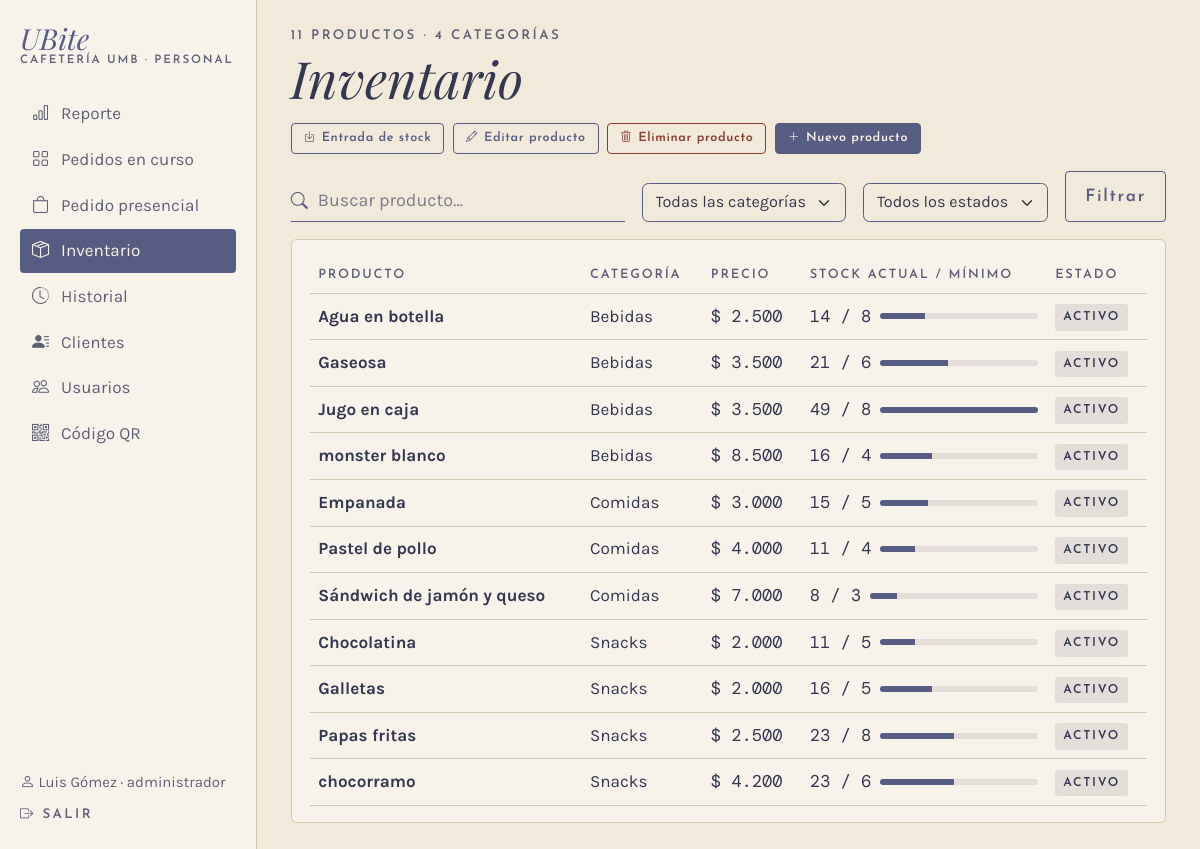
Before: /inventario/ (signed in) with the older database file.
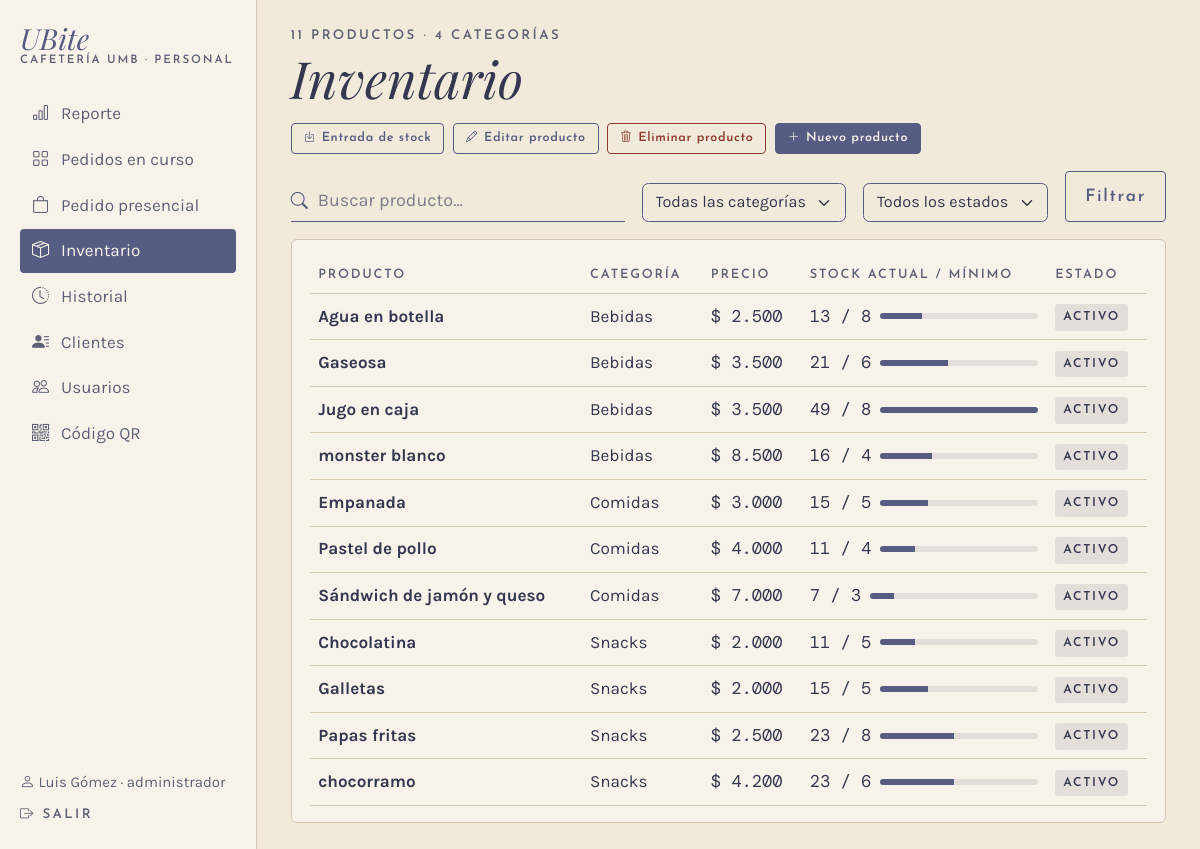
After: the same page with the newer database file.
### app/models.py (models this page shows, shortened)
class Usuario(UserMixin, db.Model):
    __tablename__ = "usuario"
    __table_args__ = (
        db.CheckConstraint("rol IN ('cajero', 'administrador')", name="ck_usuario_rol"),
    )
    id_usuario = db.Column(db.Integer, primary_key=True, autoincrement=True)
    nombre = db.Column(db.Text, nullable=False)
    rol = db.Column(db.Text, nullable=False)
    username = db.Column(db.Text, nullable=False, unique=True)
    password_hash = db.Column(db.Text, nullable=False)
    activo = db.Column(db.Boolean, nullable=False, default=True)
    @property
    def is_active(self):
        return bool(self.activo)

class Producto(db.Model):
    __tablename__ = "producto"
    __table_args__ = (
        db.CheckConstraint("precio > 0", name="ck_producto_precio"),
        db.CheckConstraint("stock_actual >= 0", name="ck_producto_stock"),
        db.CheckConstraint("stock_minimo >= 0", name="ck_producto_minimo"),
    )
    id_producto = db.Column(db.Integer, primary_key=True, autoincrement=True)
    nombre = db.Column(db.Text, nullable=False)
    descripcion = db.Column(db.Text)
    precio = db.Column(db.Float, nullable=False)
    stock_actual = db.Column(db.Integer, nullable=False, default=0)
    stock_minimo = db.Column(db.Integer, nullable=False, default=0)
    activo = db.Column(db.Boolean, nullable=False, default=True)
    id_categoria = db.Column(db.Integer, db.ForeignKey("categoria.id_categoria"), nullable=False)
    categoria = db.relationship("Categoria", back_populates="productos")

class Categoria(db.Model):
    __tablename__ = "categoria"
    id_categoria = db.Column(db.Integer, primary_key=True, autoincrement=True)
    nombre = db.Column(db.Text, nullable=False, unique=True)
    productos = db.relationship("Producto", back_populates="categoria", lazy=True)

### app/routes/inventario.py (the view)
@bp.route("/")
@rol_requerido("cajero", "administrador")
def lista():
    filtros = {"buscar": request.args.get("buscar", "")[:60],
               "categoria": request.args.get("categoria", ""),
               "estado": request.args.get("estado", "")}
    todos = gestion.inventario()
    productos = gestion.inventario(**filtros) if any(filtros.values()) else todos
    bajos = [p for p in todos if p.activo and p.stock_actual <= p.stock_minimo]
    return render_template("inventario/lista.html", productos=productos, bajos=bajos, total=len(todos),
                           filtros=filtros, estado=gestion.estado_producto,
                           categorias=Categoria.query.order_by(Categoria.nombre).all(),
                           tope=max([p.stock_actual for p in todos] + [1]))

### app/__init__.py (called while the page is built)
def pesos(valor):
    return f"{valor:,.0f}".replace(",", ".")

@login_manager.user_loader
def cargar_usuario(id_usuario):
    from .models import Usuario
    u = db.session.get(Usuario, int(id_usuario))
    return u if u is not None and u.activo else None

### app/database.py (called while the page is built)
@event.listens_for(Engine, "begin")
def _iniciar(conexion):
    conexion.exec_driver_sql("BEGIN IMMEDIATE" if _escritura.get() else "BEGIN")

### app/gestion.py (called while the page is built)
def estado_producto(p):
    if not p.activo:
        return "inactivo"
    if p.stock_actual == 0:
        return "agotado"
    if p.stock_actual <= p.stock_minimo:
        return "stock bajo"
    return "activo"

def inventario(buscar="", categoria="", estado=""):
    productos = (Producto.query.join(Categoria)
                 .order_by(Categoria.nombre, Producto.nombre).all())
    buscar = buscar.strip().lower()
    if buscar:
        productos = [p for p in productos if buscar in p.nombre.lower()]
    if categoria:
        productos = [p for p in productos if p.categoria.nombre == categoria]
    if estado:
        productos = [p for p in productos if estado_producto(p) == estado]
    return productos

### app/routes/__init__.py (called while the page is built)
def rol_requerido(*roles):
    def decorador(vista):
        @wraps(vista)
        @login_required
        def envoltura(*args, **kwargs):
            if current_user.rol not in roles:
                abort(403)
            return vista(*args, **kwargs)
        return envoltura
    return decorador

def datos_menu():
    if not current_user.is_authenticated:
        return {}
    from flask import request
    admin = current_user.rol == "administrador"
    seccion = request.endpoint
    if seccion and seccion.startswith("inventario."):
        seccion = "inventario.lista"
    elif seccion in ("admin.usuario", "admin.nuevo_usuario", "admin.editar_usuario", "admin.eliminar_usuario"):
        seccion = "admin.usuarios"
    return {"es_admin": admin, "seccion": seccion,
            "menu_personal": MENU_ADMIN if admin else MENU_CAJERO,
            "menu_inferior": INFERIOR_ADMIN if admin else INFERIOR_CAJERO}

### app/routes/cliente.py (called while the page is built)
@bp.app_context_processor
def datos_carrito():
    carrito = session.get("carrito", {})
    return {"unidades_carrito": sum(carrito.values())}

### app/templates/inventario/lista.html (shortened to what this page needs)
{% extends "caja/_base.html" %}
{% macro chip(p) %}
{% set e = estado(p) %}
<span class="chip {{ 'chip-punteado' if e in ('stock bajo', 'agotado', 'inactivo') }}">{{ e }}</span>
{% endmacro %}
{% block panel %}
<div class="d-flex flex-wrap justify-content-between align-items-end gap-3 mb-3">
  <div>
    <p class="etiqueta mb-1">{{ total }} productos · {{ categorias|length }} categorías</p>
    <h1 class="titulo display-5 mb-0">Inventario</h1>
  </div>
  <div class="d-flex flex-wrap gap-2 acciones-modulo">
    <a class="btn btn-contorno" href="{{ url_for('inventario.entrada') }}"><i class="bi bi-box-arrow-in-down"></i> Entrada de stock</a>
    {% if es_admin %}
    <a class="btn btn-contorno" href="{{ url_for('inventario.editar') }}"><i class="bi bi-pencil"></i> Editar producto</a>
    <a class="btn btn-peligro" href="{{ url_for('inventario.eliminar') }}"><i class="bi bi-trash3"></i> Eliminar producto</a>
    <a class="btn btn-ubite" href="{{ url_for('inventario.producto') }}"><i class="bi bi-plus-lg"></i> Nuevo producto</a>
    {% endif %}
  </div>
</div>
<form method="get" class="d-flex flex-wrap gap-3 align-items-end mb-3" role="search">
  <div class="campo-icono flex-fill buscador"><i class="bi bi-search"></i>
    <input class="form-control linea-campo" name="buscar" value="{{ filtros.buscar }}" maxlength="60"
           placeholder="Buscar producto…" aria-label="Buscar producto">
  </div>
  <select class="form-select selector-categoria" name="categoria" aria-label="Categoría">
    <option value="">Todas las categorías</option>
  </select>
  <select class="form-select selector-categoria" name="estado" aria-label="Estado">
    <option value="">Todos los estados</option>
  </select>
  <button class="btn btn-contorno">Filtrar</button>
</form>
{% if not productos %}
<div class="aviso mb-4">No hay productos que coincidan con la búsqueda.</div>
{% else %}
<div class="tarjeta d-none d-md-block">
  <table class="table tabla-ubite align-middle mb-0">
    <thead><tr><th>Producto</th><th>Categoría</th><th>Precio</th><th>Stock actual / mínimo</th><th>Estado</th></tr></thead>
    <tbody>
    {% for p in productos %}
    <tr class="{{ 'text-body-secondary' if not p.activo }}">
      <td class="fw-bold">{{ p.nombre }}</td>
      <td class="suave">{{ p.categoria.nombre }}</td>
      <td class="mono">$ {{ p.precio|pesos }}</td>
      <td><div class="d-flex align-items-center gap-2">
        <span class="mono text-nowrap">{{ p.stock_actual }} / {{ p.stock_minimo }}</span>
        <div class="medidor flex-fill"><span style="width: {{ p.stock_actual / tope * 100 }}%"></span></div>
      </div></td>
      <td>{{ chip(p) }}</td>
    </tr>
    {% endfor %}
    </tbody>
  </table>
</div>
{% endif %}
{% endblock %}

### app/templates/caja/_base.html (shortened to what this page needs)
{% extends "base.html" %}
{% block clase_main %}{{ 'con-lateral' if es_admin }} container-xl py-4 con-barra-inferior{% endblock %}
{% block encabezado %}
{% if es_admin %}
<aside class="lateral d-none d-lg-flex">
  <a class="marca mb-4" href="{{ url_for('admin.reporte') }}"><span class="nombre">UBite</span><span class="sub">Cafetería UMB · Personal</span></a>
  <nav>
    {% for ruta, texto, icono in menu_personal %}
    <a href="{{ url_for(ruta) }}" class="{{ 'activo' if seccion == ruta }}"><i class="bi {{ icono }}"></i>{{ texto }}</a>
    {% endfor %}
  </nav>
  <div class="mt-auto pt-4 small">
    <div class="suave mb-2"><i class="bi bi-person"></i> {{ current_user.nombre }} · {{ current_user.rol }}</div>
    <a href="{{ url_for('auth.salir') }}" class="etiqueta text-decoration-none"><i class="bi bi-box-arrow-right"></i> Salir</a>
  </div>
</aside>
{% endif %}
{% endblock %}
{% block contenido %}
{% block panel %}{% endblock %}
{% endblock %}

### app/templates/base.html (shortened to what this page needs)
<!DOCTYPE html>
<html lang="es">
<head>
  <link href="{{ url_for('static', filename='vendor/fuentes/fuentes.css') }}" rel="stylesheet">
  <link href="{{ url_for('static', filename='vendor/bootstrap/bootstrap.min.css') }}" rel="stylesheet">
  <link href="{{ url_for('static', filename='vendor/bootstrap-icons/bootstrap-icons.min.css') }}" rel="stylesheet">
  <link href="{{ url_for('static', filename='css/ubite.css') }}" rel="stylesheet">
</head>
<body>
  {% block encabezado %}{% endblock %}
  <main class="{% block clase_main %}container contenedor-movil py-4{% endblock %}">
    {% block contenido %}{% endblock %}
  </main>
</body>
</html>

### app/static/css/ubite.css (style rules this page uses)
:root { --papel: #F1E9DA; --papel-claro: #F8F3EA; --lavado: #E3DEDA; --linea: #D4C8B3; --tinta: #575D82; --tinta-oscura: #33374F; --tinta-suave: #5E6176; --alerta: #8A3B2E; --f-titulo: "Playfair Display", Georgia, serif; --f-etiqueta: "Josefin Sans", Arial, sans-serif; --f-texto: "Karla", Arial, sans-serif; --f-mono: "DM Mono", "Courier New", monospace; --bs-body-bg: var(--papel); --bs-body-color: var(--tinta-oscura); --bs-body-font-family: var(--f-texto); --bs-border-color: var(--linea); --bs-link-color-rgb: 51, 55, 79; --bs-link-hover-color-rgb: 87, 93, 130; }
html { background: var(--papel); font-size: clamp(16px, 0.55vw + 10.5px, 20px); }
body { min-height: 100vh; background: var(--papel); color: var(--tinta-oscura); font-family: var(--f-texto); }
.titulo { font-family: var(--f-titulo); font-style: italic; font-weight: 400; color: var(--tinta-oscura); line-height: 1.1; }
.etiqueta { font-family: var(--f-etiqueta); font-weight: 600; font-size: .78rem; letter-spacing: .18em; text-transform: uppercase; color: var(--tinta-suave); }
.mono { font-family: var(--f-mono); }
.suave { color: var(--tinta-suave); }
.marca { text-decoration: none; display: inline-block; line-height: 1; }
.marca .nombre { font-family: var(--f-titulo); font-style: italic; font-size: 1.7rem; color: var(--tinta); }
.marca .sub { display: block; margin-top: 2px; font-family: var(--f-etiqueta); font-weight: 600; font-size: .68rem; letter-spacing: .16em; text-transform: uppercase; color: var(--tinta-suave); }
.btn { font-family: var(--f-etiqueta); font-weight: 600; letter-spacing: .1em; border-radius: 4px; padding: .7rem 1.1rem; }
.btn-ubite { background: var(--tinta); border: 1px solid var(--tinta); color: var(--papel-claro); }
.btn-contorno { background: transparent; border: 1px solid var(--tinta); color: var(--tinta); }
.btn-peligro { background: transparent; border: 1px solid var(--alerta); color: var(--alerta); }
.acciones-modulo .btn { display: inline-flex; align-items: center; gap: .35rem; font-size: .74rem; letter-spacing: .05em; line-height: 1.2; padding: .38rem .7rem; }
.acciones-modulo .btn i { font-size: .9em; }
.form-control.linea-campo { background: transparent; border: 0; border-bottom: 1px solid var(--tinta); border-radius: 0; padding-left: 0; font-size: 1.05rem; color: var(--tinta-oscura); }
.campo-icono { display: flex; align-items: center; gap: 10px; border-bottom: 1px solid var(--tinta); }
.campo-icono i { color: var(--tinta); }
.campo-icono .linea-campo { border-bottom: 0; }
.form-control::placeholder { color: var(--tinta-suave); opacity: .8; }
.selector-categoria { width: auto; background-color: transparent; border-color: var(--tinta); color: var(--tinta-oscura); font-size: .95rem; }
.buscador { min-width: 14rem; }
.tarjeta { display: block; background: var(--papel-claro); border: 1px solid var(--linea); border-radius: 6px; padding: 16px 18px; }
.chip { display: inline-block; font-family: var(--f-etiqueta); font-weight: 600; font-size: .72rem; letter-spacing: .14em; text-transform: uppercase; background: var(--lavado); color: var(--tinta-oscura); padding: 4px 8px; border-radius: 3px; }
.tabla-ubite { --bs-table-bg: transparent; --bs-table-color: var(--tinta-oscura); }
.tabla-ubite th { font-family: var(--f-etiqueta); font-size: .75rem; letter-spacing: .14em; text-transform: uppercase; color: var(--tinta-suave); font-weight: 600; }
.lateral { position: fixed; top: 0; bottom: 0; left: 0; width: 15rem; z-index: 30; flex-direction: column; padding: 24px 20px; background: var(--papel-claro); border-right: 1px solid var(--linea); overflow-y: auto; }
.lateral nav, .lateral-links { display: flex; flex-direction: column; gap: 2px; }
.lateral nav a, .lateral-links a { display: flex; align-items: center; gap: 12px; padding: 9px 12px; border-radius: 4px; color: var(--tinta-suave); text-decoration: none; }
.lateral nav a.activo, .lateral-links a.activo { background: var(--tinta); color: var(--papel-claro); }
@media (min-width: 992px) { .con-lateral { margin-left: 15rem; max-width: calc(100% - 15rem); padding-left: 2rem; padding-right: 2rem; } }
.medidor { height: 6px; background: var(--lavado); border-radius: 3px; overflow: hidden; min-width: 4rem; }
.medidor span { display: block; height: 100%; background: var(--tinta); }
.chip { white-space: nowrap; }

Changed rows visible on the page:
changed Producto "Agua en botella": stock_actual "14" → "13"
changed Producto "Sándwich de jamón y queso": stock_actual "8" → "7"
changed Producto "Galletas": stock_actual "16" → "15"
